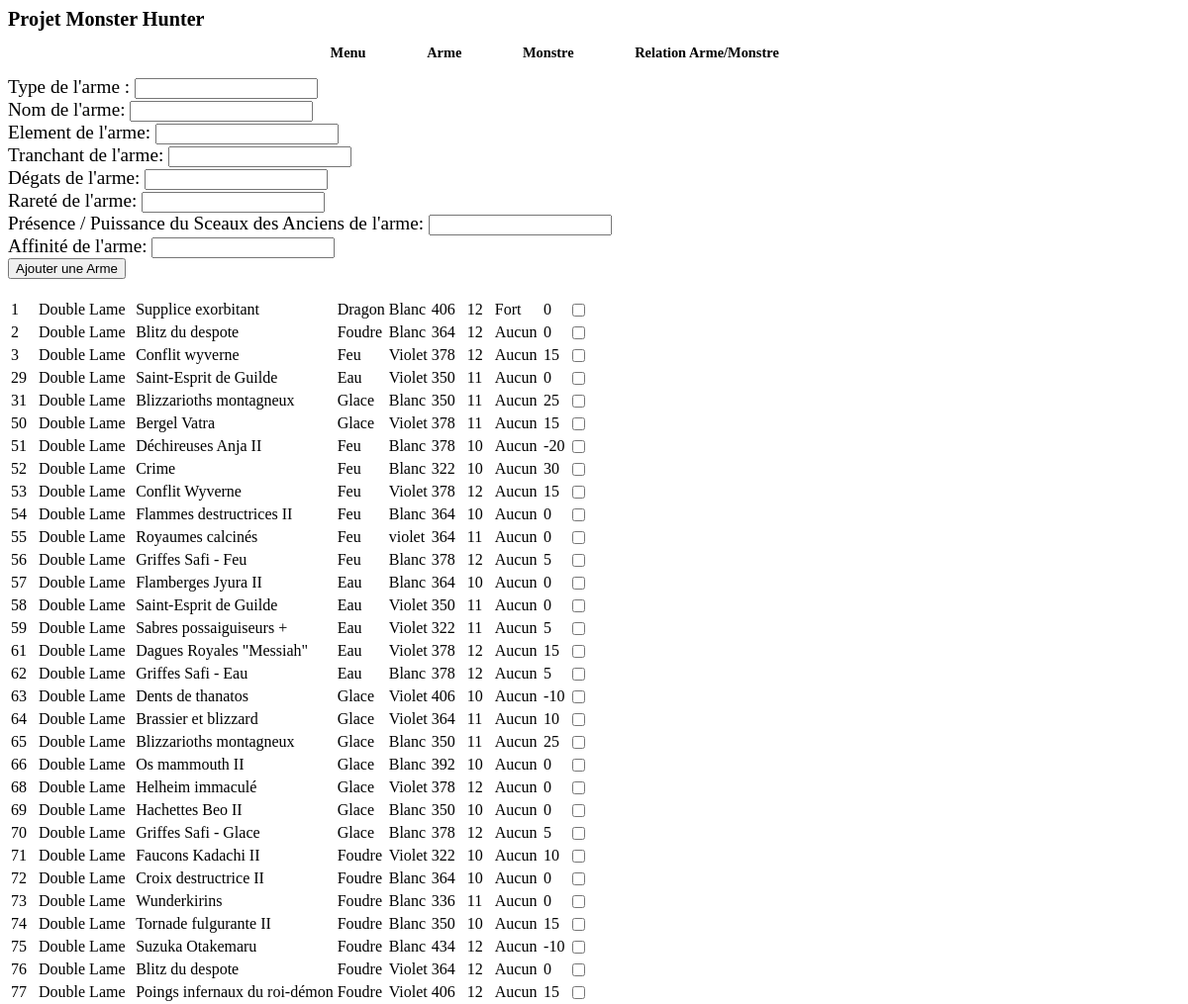
The page /site/PanelAdminArme.php (upper part) on the database as committed earlier.
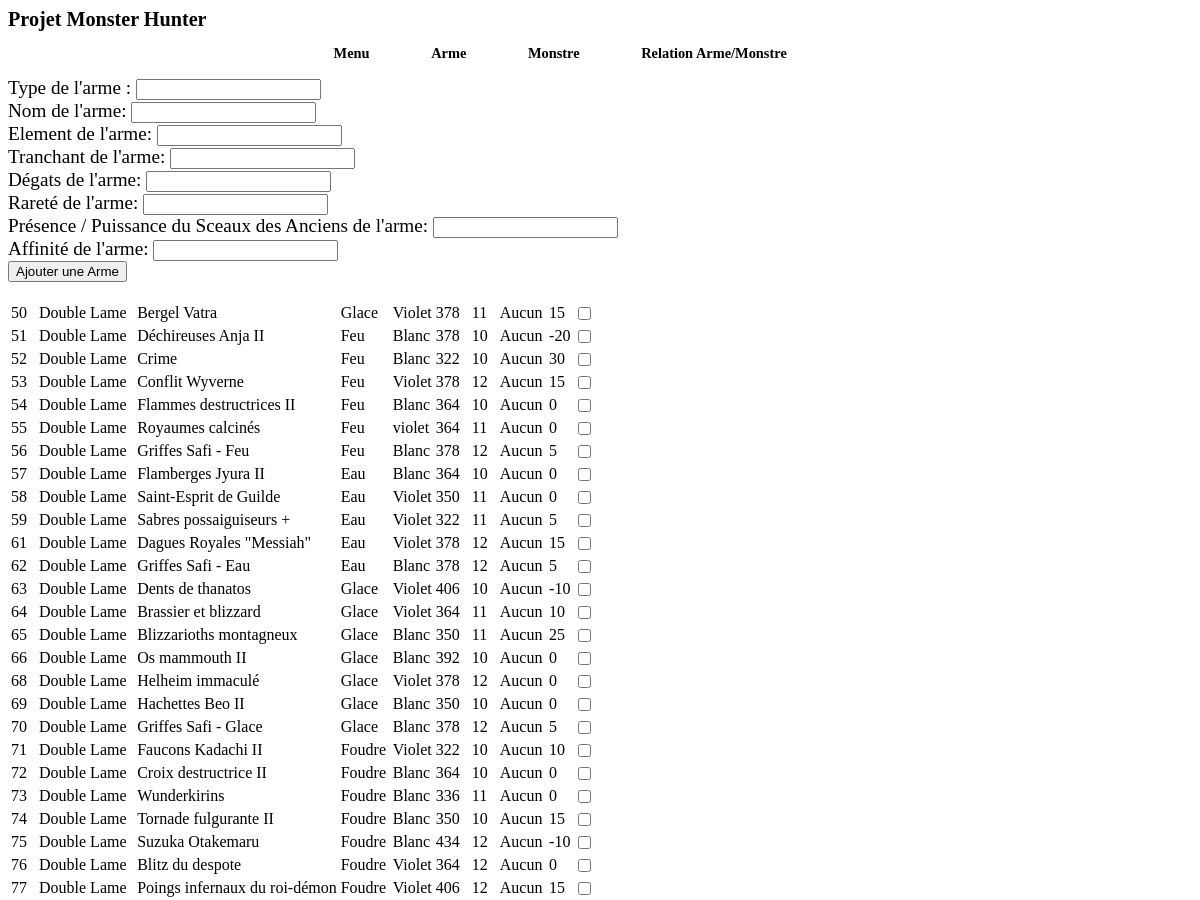
The same page on the database as committed later.
### tables this page shows
CREATE TABLE `Arme` (
  `IDArme` int(20) NOT NULL,
  `Type` varchar(100) NOT NULL,
  `Nom` varchar(50) NOT NULL,
  `Element` varchar(25) NOT NULL,
  `Tranchant` varchar(10) NOT NULL,
  `Degat` int(11) NOT NULL,
  `Rarete` int(13) NOT NULL,
  `Sceaux` varchar(10) NOT NULL,
  `Affinite` int(100) NOT NULL
);

### site/PanelAdminArme.php (the view, shortened to what this page needs)
<html>
    <head>
    </head>
    <body>
        <?php
            include("MenuAdmin.php");
        ?>
        <form action="" method="POST" class="form">
                <div class="form">
                    <label for="ArmeType">Type de l'arme : </label>
                    <input type="text" name="ArmeType" id="ArmeType" required>
                </div>
                <div class="form">
                    <label for="ArmeNom">Nom de l'arme: </label>
                    <input type="text" name="ArmeNom" id="ArmeNom" required>
                </div>
                <div class="form">
                    <label for="ArmeElement">Element de l'arme: </label>
                    <input type="text" name="ArmeElement" id="ArmeElement" required>
                </div>
                <div class="form">
                    <label for="ArmeTranchant">Tranchant de l'arme: </label>
                    <input type="text" name="ArmeTranchant" id="ArmeTranchant" required>
                </div>
                <div class="form">
                    <label for="ArmeDegat">Dégats de l'arme: </label>
                    <input type="number" name="ArmeDegat" id="ArmeDegat" required>
                </div>
                <div class="form">
                    <label for="ArmeRarete">Rareté de l'arme: </label>
                    <input type="number" name="ArmeRarete" id="ArmeRarete" required>
                </div>
                <div class="form">
                    <label for="ArmeSceau">Présence / Puissance du Sceaux des Anciens de l'arme: </label>
                    <input type="text" name="ArmeSceau" id="ArmeSceau" required>
                </div>
                <div class="form">
                    <label for="ArmeAffinite">Affinité de l'arme: </label>
                    <input type="number" name="ArmeAffinite" id="ArmeAffinite" required>
                </div>
                <div class="form">
                    <input type="submit" name="ArmeSubmit" value="Ajouter une Arme">
                </div>
            </form>
            <?php
                $BasePDO = new PDO("mysql:host=192.168.64.116; dbname=Maxence_Final_MH; charset=utf8", "root", "root");
                    if($BasePDO){
                        $req = "SELECT * FROM Arme";
                        $RequetStatement = $BasePDO->query($req);
                        if($RequetStatement){
                            ?>
                            <form action ="" method="post">
                                <table>
                                    <?php
                                    while($Tab=$RequetStatement->fetch()){
                                        ?>
                                        <tr>
                                            <?php
                                            echo "<td>".$Tab[0]."</td>";
                                            echo "<td>".$Tab[1]."</td>";
                                            echo "<td>".$Tab[2]."</td>";
                                            echo "<td>".$Tab[3]."</td>";
                                            echo "<td>".$Tab[4]."</td>";
                                            echo "<td>".$Tab[5]."</td>";
                                            echo "<td>".$Tab[6]."</td>";
                                            echo "<td>".$Tab[7]."</td>";
                                            echo "<td>".$Tab[8]."</td>";
                                            ?>
                                            <td>
                                                <input type="checkbox" id="Arme_<?php echo $Tab[0]?>" name="IDArme[]" value="<?php echo $Tab[0]?>">
                                            </td>
                                        </tr>
                                        <?php
                                    }
                                    ?>
                                </table>
                            <?php
                        }
                    }
?>
    </body>
</html>

### site/MenuAdmin.php
<link rel="stylesheet" href="Menu.css">
<div id="Header">
        <h1><strong>Projet Monster Hunter</strong></h1>
        <li id="menu">
            <ul>
                <li><a href="index.php"><strong>Menu</strong></a></li>
                <li><a href="PanelAdminArme.php"><strong>Arme</strong></a></li>
                <li><a href="PanelAdminMonstre.php"><strong>Monstre</strong></a></li>
                <li><a href="PanelAdminArmeMonstre.php"><strong>Relation Arme/Monstre</strong></a></li>
            </ul>
        </li>
    </div>

### site/Menu.css (style rules this page uses)
body { font-size: 120%; }
#Header { display: inline-block; width: 100%; opacity: 100%; color: black; font-size: 75%; }
h1 { font-size: 140%; display: inline; }
#menu { display: inline-block; width: 85%; }
#menu, #menu li { list-style: none; text-align: center; }
#menu li { display: inline-block; position: relative; margin-left: 6%; }
#menu a { text-decoration: none; color: rgb(0, 0, 0); }

Rows that differ between the two databases and show on the page:
removed arme: IDArme "1", Type "Double Lame", Nom "Supplice exorbitant", Element "Dragon", Tranchant "Blanc", Degat "406", Rarete "12", Sceaux "Fort", Affinite "0"
removed arme: IDArme "2", Type "Double Lame", Nom "Blitz du despote", Element "Foudre", Tranchant "Blanc", Degat "364", Rarete "12", Sceaux "Aucun", Affinite "0"
removed arme: IDArme "3", Type "Double Lame", Nom "Conflit wyverne", Element "Feu", Tranchant "Violet", Degat "378", Rarete "12", Sceaux "Aucun", Affinite "15"
removed arme: IDArme "29", Type "Double Lame", Nom "Saint-Esprit de Guilde", Element "Eau", Tranchant "Violet", Degat "350", Rarete "11", Sceaux "Aucun", Affinite "0"
removed arme: IDArme "31", Type "Double Lame", Nom "Blizzarioths montagneux", Element "Glace", Tranchant "Blanc", Degat "350", Rarete "11", Sceaux "Aucun", Affinite "25"
